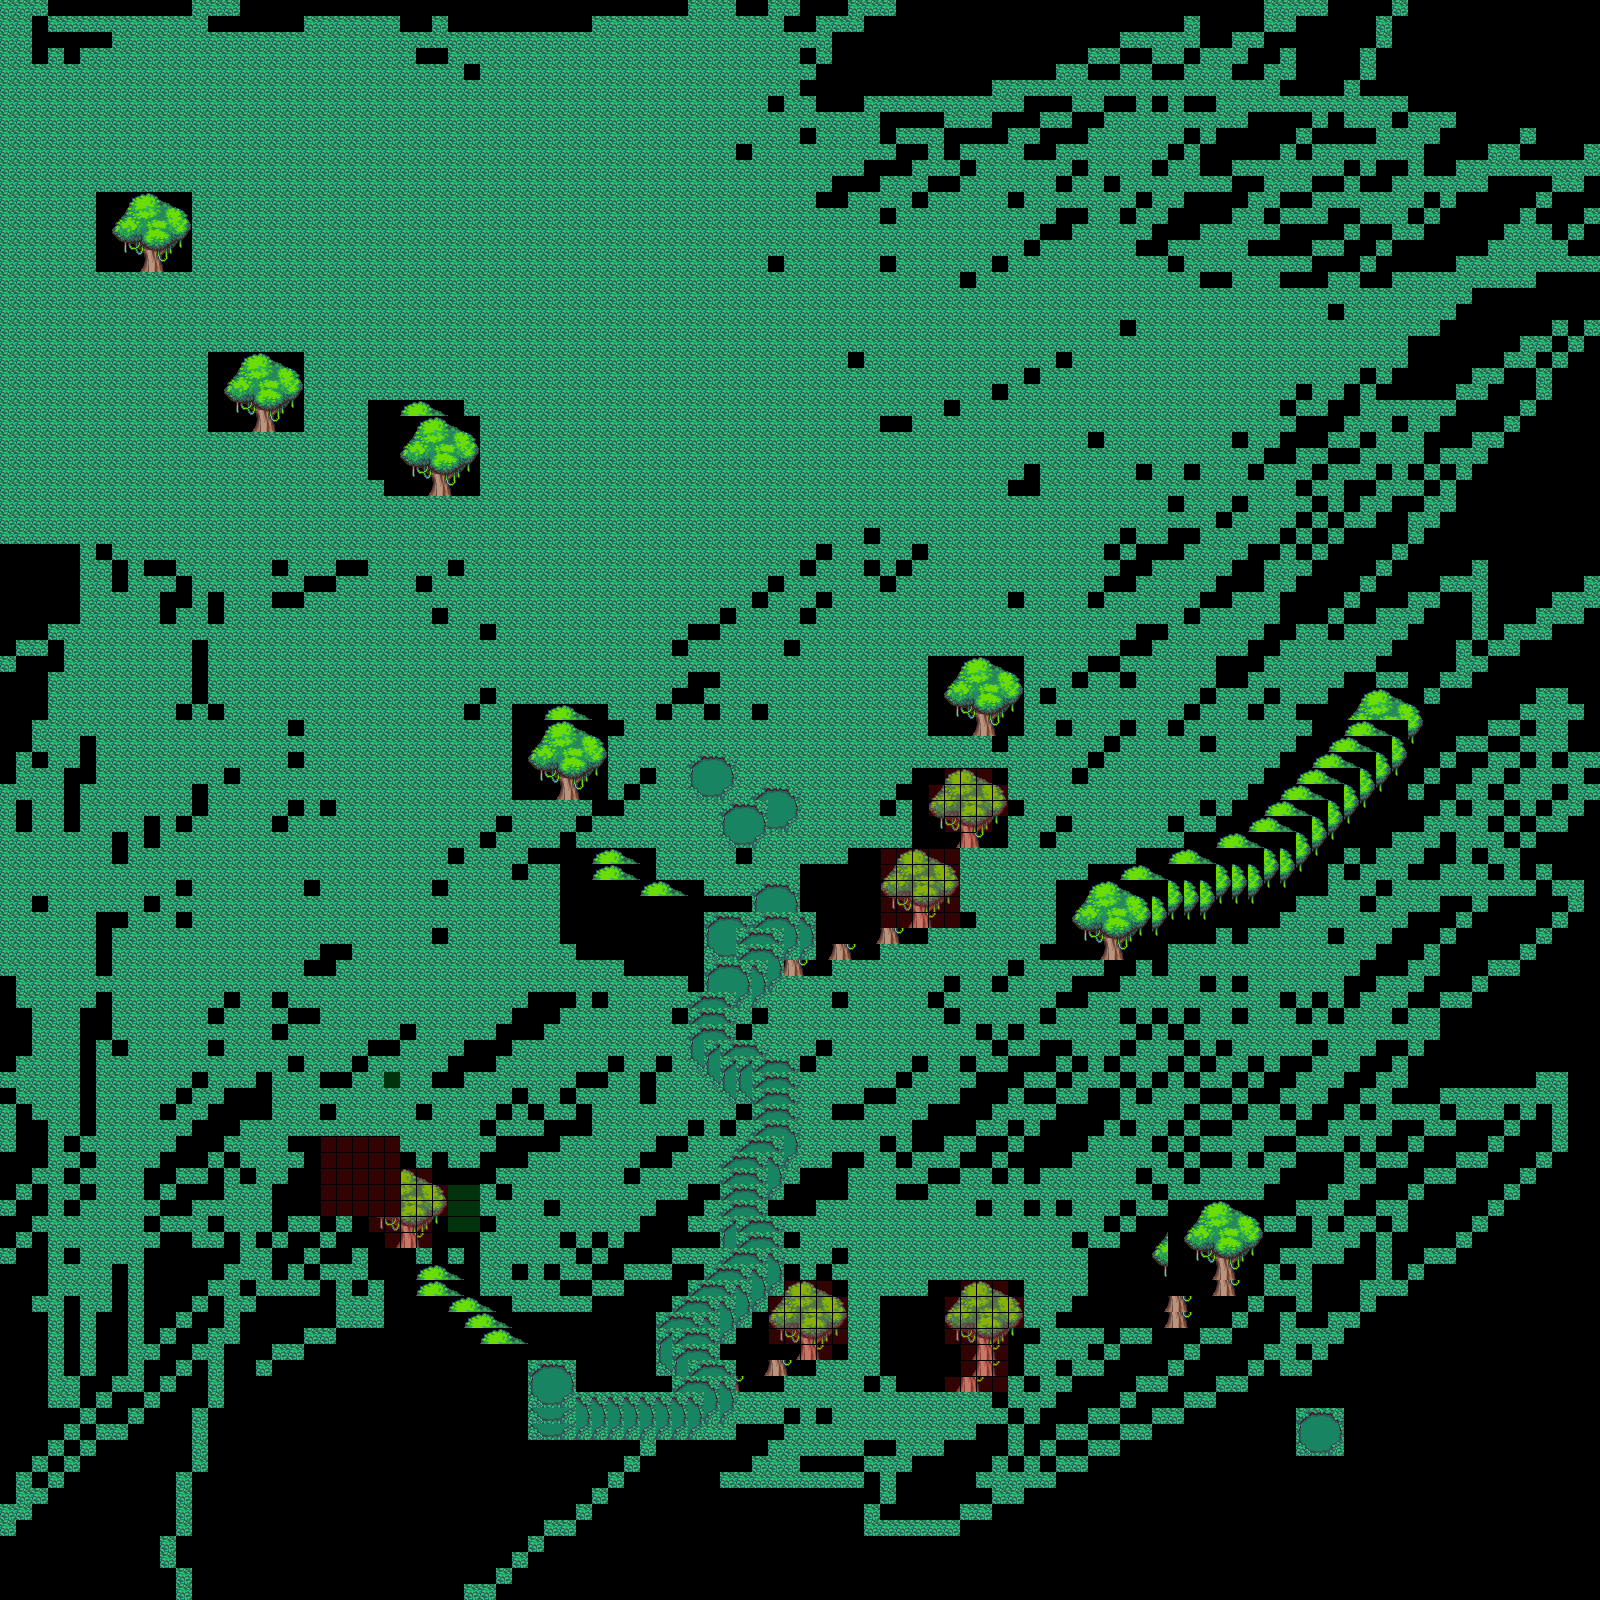

A level layout from a 2D game, rendered from its tile map. Below: a short description, then the map file with tile-grid data replaced by summaries:
An orthogonal 100x100 tile map with 16x16 px tiles, 2 tile layers (Tile Layer 1, meta), 2 tilesets and 4 objects (SpawnPoint).

<map version="1.2" tiledversion="1.3.1" orientation="orthogonal" renderorder="right-down" compressionlevel="0" width="100" height="100" tilewidth="16" tileheight="16" infinite="0" nextlayerid="5" nextobjectid="5">
 <tileset firstgid="1" name="tf_jungle_tileset" tilewidth="16" tileheight="16" tilecount="462" columns="22">
  <image source="tf_jungle_tileset.png" width="352" height="336" />
 </tileset>
 <tileset firstgid="463" name="meta_tiles" tilewidth="16" tileheight="16" tilecount="8" columns="4">
  <image source="meta_tiles.png" width="67" height="34" />
  <tile id="0">
   <properties>
    <property name="collidable" value="true" />
   </properties>
  </tile>
 </tileset>
 <layer id="1" name="Tile Layer 1" width="100" height="100">
  <data>[10000 cells, 6778 non-empty, 43 distinct tile ids]</data>
 </layer>
 <layer id="4" name="meta" width="100" height="100">
  <data>[10000 cells, 104 non-empty, 1 distinct tile ids]</data>
 </layer>
 <objectgroup id="2" name="Object">
  <object id="1" x="334.555" y="955.053" />
  <object id="2" x="220.177" y="1049.41" />
  <object id="3" x="386.667" y="1182.67" width="65.3333" height="56" />
 </objectgroup>
 <objectgroup id="3" name="object">
  <object id="4" name="SpawnPoint" x="249.333" y="1288" />
 </objectgroup>
</map>
